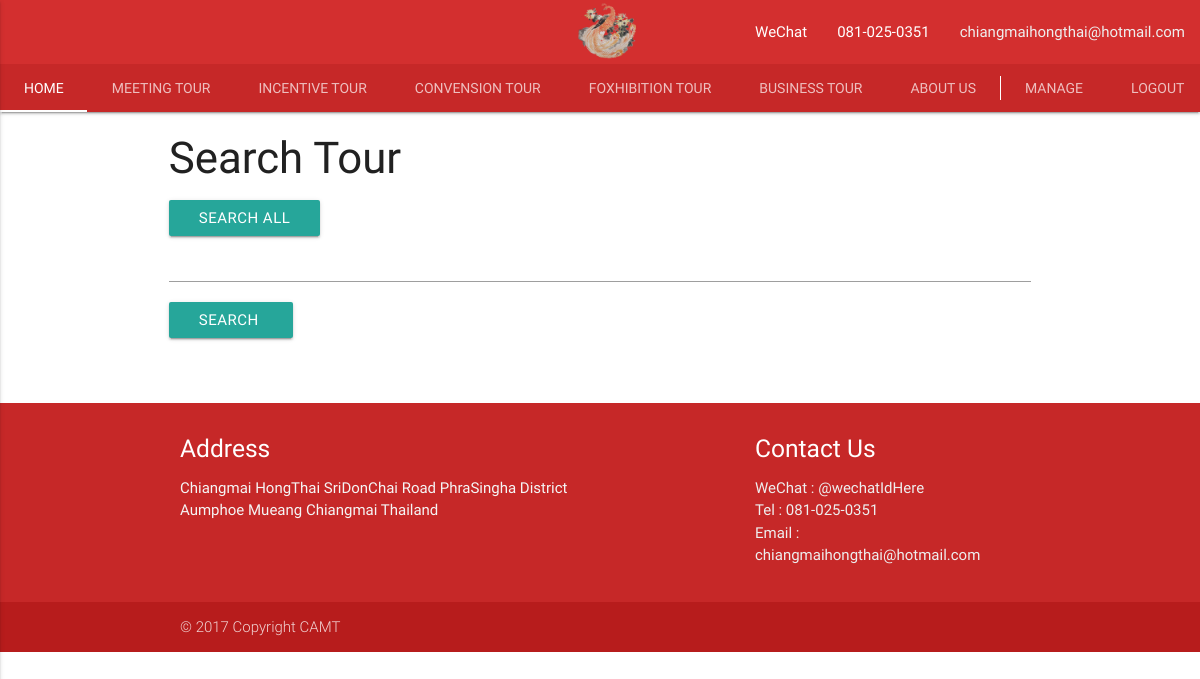
/ChineseTour_NewTheme copy/search_all_tour.php?page=2 (signed in), run on an earlier commit of the app's database.
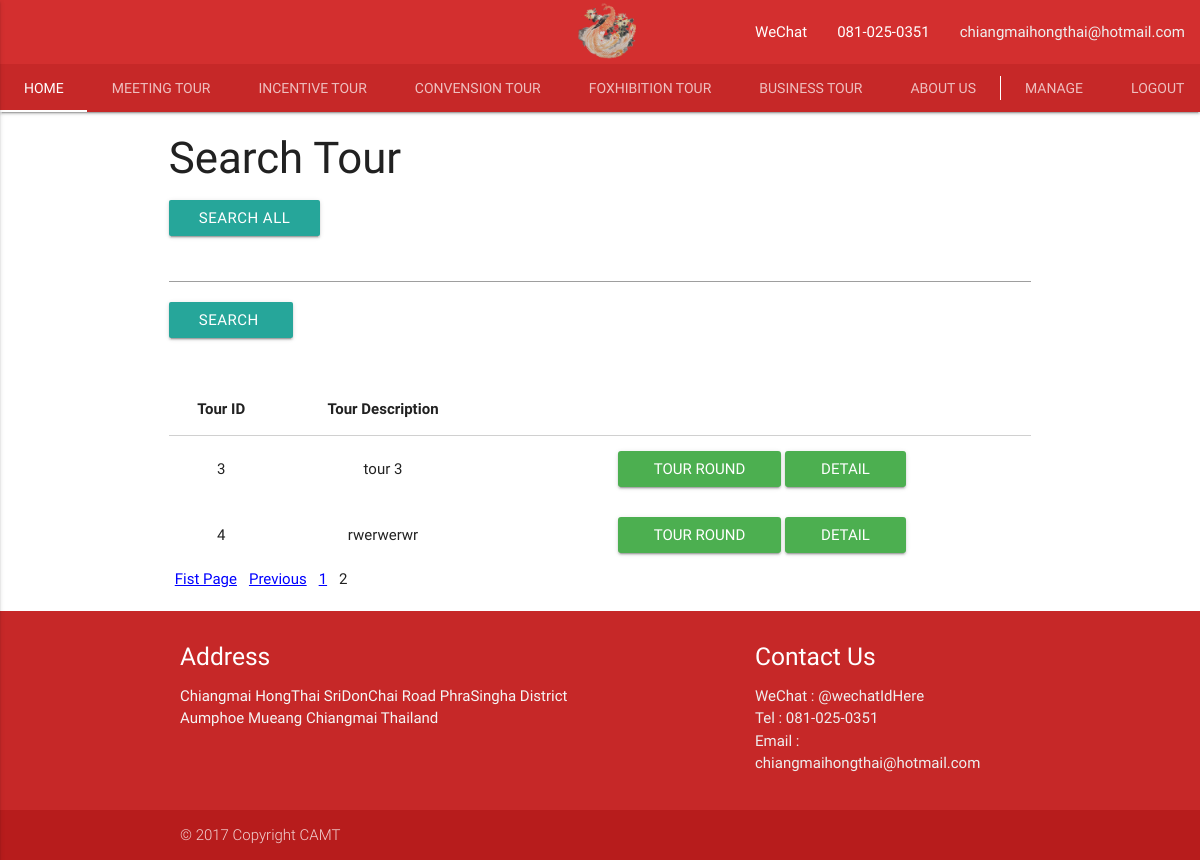
And on a later commit of the database.
### tables this page shows
CREATE TABLE `tour` (
  `tour_id` int(11) NOT NULL,
  `tour_description` varchar(300) NOT NULL,
  `highlight` varchar(300) NOT NULL,
  `region` varchar(100) NOT NULL,
  `province` varchar(100) NOT NULL,
  `price` decimal(10,0) NOT NULL,
  `max_customer` int(11) NOT NULL,
  `rating` decimal(10,0) NOT NULL DEFAULT '100'
);

### ChineseTour_NewTheme copy/search_all_tour.php (the view, shortened to what the changed rows need)
<?php
include "lib/pagination.php";
?>
 <!DOCTYPE html>
   <html>
 <?php
       include 'component/header.php';
       $sql = "SELECT * FROM `tour`";
      $result = page_query($GLOBALS['conn'],$sql,2);
 ?>
 <body>
  <div class="container">
    <div class="row">
                 <h3>Search Tour</h3>
                 <a href="search_all_tour.php" class="btn" >Search All</a>
                 <form  action="php_search_tour.php" method="get"  class="navbar-form navbar-center" role="form" >
         										<div class="input-group">
                                 <input type="submit" class="btn btn-primary" value="Search " /><br><br>
         										</div>
                             <br>
         							 </form>
               <?php
               if(isset($_SESSION['login_id'])){
                 $count = mysqli_num_rows($result);
                  if($count != 0){
                    ?>
                    <table style='overflow-x:auto;' class='responsive-table table table-striped highlight centered'>
                      <thead>
                        <tr align='center'>
                          <th>Tour ID</th>
                          <th>Tour Description</th>
                       </tr>
                    </thead>
                    <?php
                    while($show = mysqli_fetch_array($result)) {
                      $tourId = $show['tour_id'];
                      ?>
                      <tr>
                      <td align ='center'><?php echo $tourId;?></td>
                      <td align ='center'><?php echo $show['tour_description'];?></td>
                       <td align ='center'>
                         <a href='show_tour_round.php?tourId=<?php echo $tourId;?>'><input class='waves-effect waves-light btn green' type='button' value='Tour round'></a>
                         <a href='tourinfo.php?id=<?php echo $tourId;?>'><input class='waves-effect waves-light btn green' type='button' value='Detail'></a>
                       </td>
                      </tr>
                      <?php
                    }
                    ?>
                    </table>
                    <?php
                    page_echo_pagenums(6,true,true);
                  }
                     ?>
                     <?php
               }
               ?>
    </div>
  </div>
</body>
</html>

### ChineseTour_NewTheme copy/lib/pagination.php (shortened to what the changed rows need)
<?php
$_previous_text = "Previous";
$_first_text = "Fist Page";
$_rows_per_page = 10;
$_current_page = 1;
$_total_pages = 0;
$_pagenums_size = 1;
$_previous_link = "";
$_next_link = "";
$_pagenum_links = array();
$_first_link = "";
$_last_link = "";
$_rand=0;
$_qrystr = "";
parse_str($_SERVER['QUERY_STRING'], $_qrystr);
if($_GET['page'] && is_numeric($_GET['page'])) {
	$_current_page = intval($_GET['page']);
}
function page_query($link, $sql, $rows_per_page=10) {
	global $_start_row, $_rows_per_page, $_total_rows, $_current_page, $_total_pages;
	if(is_numeric($rows_per_page) && intval($rows_per_page) >= 1) {
		$_rows_per_page = $rows_per_page;
	}
	else {
		$_rows_per_page = 10;
	}
	$_start_row = ($_current_page - 1) * $_rows_per_page;
	$sql =  trim($sql);
	$pat_select = "/^select/i";
	$sql = preg_replace($pat_select, "SELECT SQL_CALC_FOUND_ROWS ", $sql);
	$pat_end_semicolon = "/;*$/i";
	$sql = preg_replace($pat_end_semicolon, "", $sql);
	$sql .= " LIMIT $_start_row, $_rows_per_page";
	$result = mysqli_query($link,$sql) or die(mysqli_error($link));
	$found_rows = mysqli_query($link, "SELECT FOUND_ROWS()") or die(mysqli_error($link));
	$row = mysqli_fetch_row($found_rows);
	$_total_rows = $row[0];
	return $result;
}
function _page_links() {
	global $_qrystr, $_current_page, $_total_pages;
	global $_previous_link, $_next_link, $_pagenum_links, $_pagenums_size;
	global $_previous_text, $_next_text;
	global $_first_text, $_last_text, $_first_link, $_last_link;
	$_pagenum_links = array();
	$half_size = intval($_pagenums_size/2) ;
	$pagenum_start = $_current_page - $half_size;
	$pagenum_stop = $_current_page + $half_size;
	if($_pagenums_size % 2 == 0) {
		$pagenum_start++;
	}
	if($pagenum_start < 1) {
		$pagenum_stop += 1 - $pagenum_start;
 		$pagenum_start = 1;
	}
	if($pagenum_stop > $_total_pages) {
 		$diff = $pagenum_stop - $_total_pages;
		$pagenum_start -= $diff;
		if($pagenum_start < 1) {
			$pagenum_start = 1;
		}
		$pagenum_stop = $_total_pages;
	}
	if($_qrystr) {
		if($_qrystr['page']) {
			if($_current_page > 1) {
				 $_previous_link = _page_element("a", $_qrystr['page']-1, $_previous_text);
				 $_first_link = _page_element("a", 1, $_first_text);
			}
			for($i = $pagenum_start; $i <= $pagenum_stop; $i++) {
				if($i == $_current_page) {
					array_push($_pagenum_links,  _page_element( "span",$i, $i));
				}
				else {
					array_push($_pagenum_links,   _page_element( "a",$i, $i));
				}
			}
		}
	}
}
function _page_element($e,$p,$t,$q="") {
	global $_qrystr, $_rand;
	if($q=="") {
		$params =  $_qrystr;
		$params['page'] = $p;
		$q = http_build_query($params);
	}
	if($e=="a") {
		return "<a href=\"{$_SERVER['PHP_SELF']}?$q\" class=\"page-$_rand\">$t</a>";
	}
	else if($e=="span") {
		return "<span class=\"page-$_rand\">$t</span>";
	}
}
function page_echo_pagenums($half_size=5, $show_prevnext=true, $show_first_last=false) {
	global $_previous_link, $_next_link, $_pagenum_links, $_first_link, $_last_link, $_pagenums_size;
	_page_links();
	if(_bool_type($show_prevnext)) {
		$prev_next = $_previous_link . implode("", $_pagenum_links)  . $_next_link;
		if(_bool_type($show_first_last)) {
			echo $_first_link . $prev_next . $_last_link;
		}
		else {
			echo $prev_next;
		}
	}
}
function _bool_type($var) {
	if(gettype($var)=="boolean" && $var==true) {
		return true;
	}
	else if(gettype($var)=="string") {
		if(strtolower($var)=="true") {
			return true;
		}
	}
	return false;
}
function _page_styles() {
	global $_cur_border_style, $_cur_border_width, $_cur_border_color, $_cur_bg_color, $_cur_color,$_rand;
	$rand=0;
	do {
		$rand = rand();
	} while($rand == $_rand);
	$_rand = $rand;
}
 ?>

What changed in the data, as far as the page shows it:
added tour: tour_id "3", tour_description "tour 3"
added tour: tour_id "4", tour_description "rwerwerwr"
Also different on the page:
$t: (not shown) → "Fist Page Previous 1"
$t: (not shown) → "2"
text now shown: "Tour ID Tour Description"
